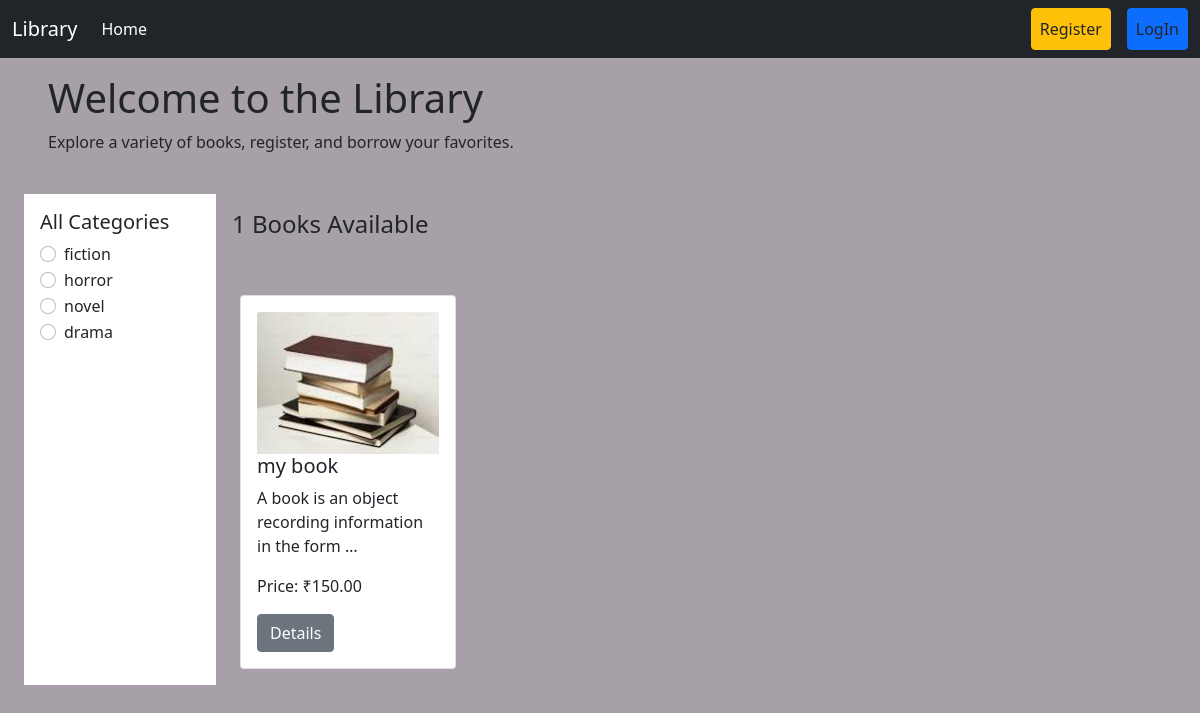
Screenshot of /category/drama/ with the database file from the repository.
### library/models.py (models this page shows, shortened)
class Category(models.Model):
    name = models.CharField(max_length=100)
    slug = models.SlugField(max_length=100,unique=True, null=True, blank=True)

class Books(models.Model):
    title = models.CharField(max_length=200)
    description = models.TextField()
    author = models.ForeignKey(User, on_delete=models.CASCADE, default=1)
    image = models.ImageField(upload_to='uploads/',blank=True, null= True)
    borrowing_price = models.DecimalField(max_digits=10, decimal_places=2)
    category = models.ForeignKey(Category, on_delete=models.CASCADE,related_name="books")

### Library_management/views.py (the view)
# urls.py: path('', views.home, name='home'),
def home(request, category_slug=None):
     data= Books.objects.all()
     if category_slug is not None:
          category = Category.objects.get(slug= category_slug)
          data = Books.objects.filter(category= category)
     categories = Category.objects.all()
     return render(request, 'home.html', {'data': data, 'category': categories})

### templates/home.html
{% extends 'base.html' %}
{% load static %}
{% block content %}
<div class="d-flex flex-wrap px-5 pt-3 align-items-center">
    <div class="col-6">
        <h1>Welcome to the Library</h1>
        <p>Explore a variety of books, register, and borrow your favorites.</p>
    </div>
</div>
<div class="d-flex flex-wrap p-4">
    <div class="col-2 bg-white p-3">
        <h5>All Categories</h5>
        {% for cat in category %}
        <div class="form-check">
            <input
            class="form-check-input"
            type="radio"
            name="category"
             id="{{ cat.id }}" />
            <label class="form-check-label" for="{{ cat.id }}">
                <a href="{% url 'category_books' cat.slug %}" class="text-decoration-none text-dark">{{ cat.name }}</a>
            </label>
        </div>
        {% endfor %}
    </div>
    <div class="col-10 p-3">
        <h4>{{ data|length }} Books Available</h4>
        <div class="d-flex flex-wrap pt-5">
            {% for book in data %}
            <div class="col-sm-3">
                <div class="card mx-2">
                    <div class="card-body">
                        <img src="{{ book.image.url }}" class="card-img-top" alt="{{ book.title }}">
                        <h5 class="card-title">
                            <a href="{% url 'book_detail' book.id %}" class="text-decoration-none text-dark">{{ book.title }}</a>
                        </h5>
                        <p class="card-text">{{ book.description|truncatewords:10 }}</p>
                        <p>Price: ₹{{ book.borrowing_price }}</p>
                        <a href="{% url 'book_detail' book.id %}" class="btn btn-secondary">Details</a>
                    </div>
                </div>
            </div>
            {% empty %}
            <p>No books available in this category.</p>
            {% endfor %}
        </div>
    </div>
</div>
{% endblock %}

### rows the page displays
Category: name "fiction"
Category: name "horror"
Category: name "novel"
Category: name "drama"
Books: image (picture), title "my book", description "A book is an object recording information in the form …", borrowing_price "150.00"

### other values shown
{{ data|length }} "1"
